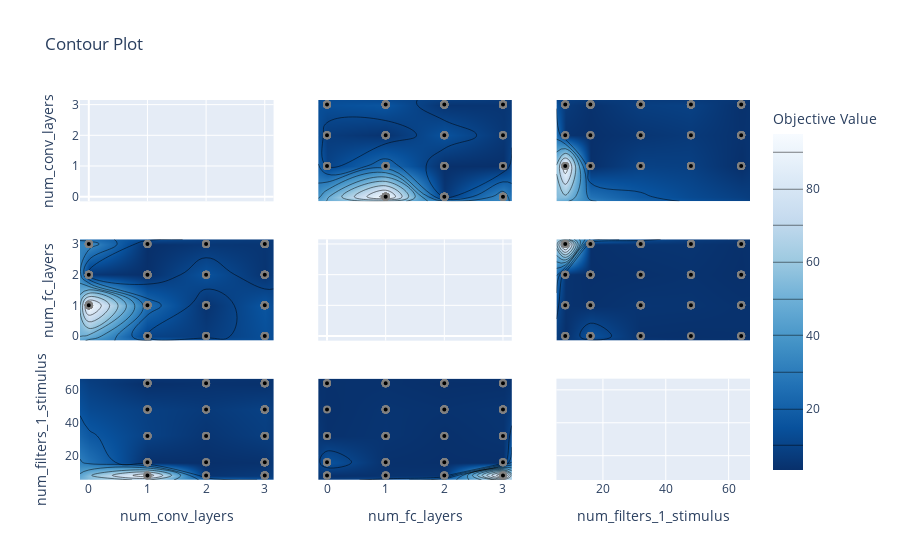

This figure's notebook cell:
### Code cell
from optuna.visualization import plot_contour, plot_slice

params=[
    'num_conv_layers',
    'num_fc_layers',
    'num_filters_1_stimulus',
    # 'kernel_size_1_stimulus',
]

plot_contour(study, target=lambda t: t.values[0], params=params)

### Figure 1 — Plotly figure (JSON) as saved in the notebook; plotly's stock layout.template omitted (floating-point values rounded to 4 significant figures; data arrays with more than 128 entries replaced by an {"elided": "..."} marker saying what was removed)
{"data": [{"type": "scatter", "xaxis": "x", "yaxis": "y"}, {"colorbar": {"title": {"text": "Objective Value"}}, "colorscale": [[0, "rgb(247,251,255)"], [0.125, "rgb(222,235,247)"], [0.25, "rgb(198,219,239)"], [0.375, "rgb(158,202,225)"], [0.5, "rgb(107,174,214)"], [0.625, "rgb(66,146,198)"], [0.75, "rgb(33,113,181)"], [0.875, "rgb(8,81,156)"], [1, "rgb(8,48,107)"]], "connectgaps": true, "contours": {"coloring": "heatmap"}, "hoverinfo": "none", "line": {"smoothing": 1.3}, "reversescale": true, "showscale": true, "type": "contour", "x": [-0.15, 0, 1, 2, 3, 3.15], "xaxis": "x4", "y": [-0.15, 0, 1, 2, 3, 3.15], "yaxis": "y4", "z": [[null, null, null, null, null, null], [null, null, 9.932, 7.278, 13.89, null], [null, 94.95, 24.77, 4.383, 16.09, null], [null, 5.786, 3.371, 15.06, 4.695, null], [null, 35.67, 3.298, 5.858, 5.217, null], [null, null, null, null, null, null]]}, {"marker": {"color": "black", "line": {"color": "Gray", "width": 2}}, "mode": "markers", "name": "Feasible Trial", "showlegend": false, "type": "scatter", "x": {"elided": "150 int values"}, "xaxis": "x4", "y": {"elided": "150 int values"}, "yaxis": "y4"}, {"colorbar": {"title": {"text": "Objective Value"}}, "colorscale": [[0, "rgb(247,251,255)"], [0.125, "rgb(222,235,247)"], [0.25, "rgb(198,219,239)"], [0.375, "rgb(158,202,225)"], [0.5, "rgb(107,174,214)"], [0.625, "rgb(66,146,198)"], [0.75, "rgb(33,113,181)"], [0.875, "rgb(8,81,156)"], [1, "rgb(8,48,107)"]], "connectgaps": true, "contours": {"coloring": "heatmap"}, "hoverinfo": "none", "line": {"smoothing": 1.3}, "reversescale": true, "showscale": false, "type": "contour", "x": [-0.15, 0, 1, 2, 3, 3.15], "xaxis": "x7", "y": [5.2, 8, 16, 32, 48, 64, 66.8], "yaxis": "y7", "z": [[null, null, null, null, null, null], [null, null, 335.5, 7.278, 16.09, null], [null, null, 3.371, 2.956, 5.217, null], [null, null, 24.77, 9.423, 20.37, null], [null, null, 22.58, 15.06, 24.06, null], [null, null, 2.906, 5.858, 4.695, null], [null, null, null, null, null, null]]}, {"marker": {"color": "black", "line": {"color": "Gray", "width": 2}}, "mode": "markers", "name": "Feasible Trial", "showlegend": false, "type": "scatter", "x": [3, 3, 2, 1, 2, 1, 3, 3, 2, 2, 3, 2, 3, 1, 2, 3, 1, 3, 2, 1, 2, 1, 1, 3, 3, 2, 3, 1, 3, 1, 3, 1, 3, 3, 2, 1, 2, 2, 2, 3, 3, 3, 3, 1, 1, 2, 3, 3, 3, 2, 3, 3, 3, 3, 3, 3, 2, 1, 3, 2, 1, 1, 3, 3, 2, 3, 1, 1, 3, 1, 1, 1, 1, 3, 2, 3, 2, 3, 3, 2, 1, 3, 2, 3, 1, 3, 1, 3, 3, 2, 3, 2, 3, 1, 3, 3, 2, 1, 1, 1, 1, 3, 3, 1, 3, 1, 2, 3, 3, 3, 3], "xaxis": "x7", "y": [32, 48, 64, 16, 32, 48, 32, 8, 16, 48, 48, 48, 32, 8, 32, 32, 32, 48, 32, 48, 64, 48, 48, 64, 64, 64, 48, 64, 16, 16, 16, 16, 8, 64, 64, 32, 16, 8, 64, 64, 32, 32, 16, 8, 32, 64, 16, 48, 16, 32, 64, 16, 8, 64, 48, 16, 32, 48, 16, 48, 64, 8, 32, 32, 16, 16, 48, 16, 16, 64, 16, 16, 32, 8, 64, 8, 48, 64, 48, 64, 16, 48, 32, 16, 64, 64, 64, 48, 8, 64, 16, 48, 16, 64, 64, 32, 8, 64, 32, 16, 48, 8, 8, 32, 32, 32, 8, 48, 48, 32, 16], "yaxis": "y7"}, {"colorbar": {"title": {"text": "Objective Value"}}, "colorscale": [[0, "rgb(247,251,255)"], [0.125, "rgb(222,235,247)"], [0.25, "rgb(198,219,239)"], [0.375, "rgb(158,202,225)"], [0.5, "rgb(107,174,214)"], [0.625, "rgb(66,146,198)"], [0.75, "rgb(33,113,181)"], [0.875, "rgb(8,81,156)"], [1, "rgb(8,48,107)"]], "connectgaps": true, "contours": {"coloring": "heatmap"}, "hoverinfo": "none", "line": {"smoothing": 1.3}, "reversescale": true, "showscale": false, "type": "contour", "x": [-0.15, 0, 1, 2, 3, 3.15], "xaxis": "x2", "y": [-0.15, 0, 1, 2, 3, 3.15], "yaxis": "y2", "z": [[null, null, null, null, null, null], [null, null, 94.95, 5.786, 35.67, null], [null, 9.932, 24.77, 3.371, 3.298, null], [null, 7.278, 4.383, 15.06, 5.858, null], [null, 13.89, 16.09, 4.695, 5.217, null], [null, null, null, null, null, null]]}, {"marker": {"color": "black", "line": {"color": "Gray", "width": 2}}, "mode": "markers", "name": "Feasible Trial", "showlegend": false, "type": "scatter", "x": {"elided": "150 int values"}, "xaxis": "x2", "y": {"elided": "150 int values"}, "yaxis": "y2"}, {"type": "scatter", "xaxis": "x5", "yaxis": "y5"}, {"colorbar": {"title": {"text": "Objective Value"}}, "colorscale": [[0, "rgb(247,251,255)"], [0.125, "rgb(222,235,247)"], [0.25, "rgb(198,219,239)"], [0.375, "rgb(158,202,225)"], [0.5, "rgb(107,174,214)"], [0.625, "rgb(66,146,198)"], [0.75, "rgb(33,113,181)"], [0.875, "rgb(8,81,156)"], [1, "rgb(8,48,107)"]], "connectgaps": true, "contours": {"coloring": "heatmap"}, "hoverinfo": "none", "line": {"smoothing": 1.3}, "reversescale": true, "showscale": false, "type": "contour", "x": [-0.15, 0, 1, 2, 3, 3.15], "xaxis": "x8", "y": [5.2, 8, 16, 32, 48, 64, 66.8], "yaxis": "y8", "z": [[null, null, null, null, null, null], [null, 7.278, 16.09, 20.03, 1233.0, null], [null, 166.1, 8.377, 3.371, 5.217, null], [null, 10.26, 24.77, 6.865, 20.37, null], [null, 6.34, 22.58, 15.06, 24.06, null], [null, 9.932, 12.69, 2.906, 5.858, null], [null, null, null, null, null, null]]}, {"marker": {"color": "black", "line": {"color": "Gray", "width": 2}}, "mode": "markers", "name": "Feasible Trial", "showlegend": false, "type": "scatter", "x": [3, 1, 1, 1, 3, 1, 0, 0, 1, 3, 1, 3, 1, 0, 0, 0, 2, 3, 2, 0, 1, 1, 2, 1, 3, 2, 2, 1, 2, 1, 0, 3, 3, 3, 2, 0, 0, 2, 1, 0, 3, 1, 3, 2, 3, 0, 0, 2, 1, 3, 3, 3, 1, 1, 3, 0, 3, 3, 2, 2, 2, 0, 1, 2, 2, 1, 2, 2, 1, 2, 0, 0, 1, 2, 0, 3, 1, 2, 2, 1, 2, 2, 1, 2, 0, 1, 2, 1, 2, 3, 3, 2, 2, 2, 2, 1, 1, 2, 3, 2, 1, 1, 1, 1, 3, 1, 0, 3, 3, 3, 3], "xaxis": "x8", "y": [32, 48, 64, 16, 32, 48, 32, 8, 16, 48, 48, 48, 32, 8, 32, 32, 32, 48, 32, 48, 64, 48, 48, 64, 64, 64, 48, 64, 16, 16, 16, 16, 8, 64, 64, 32, 16, 8, 64, 64, 32, 32, 16, 8, 32, 64, 16, 48, 16, 32, 64, 16, 8, 64, 48, 16, 32, 48, 16, 48, 64, 8, 32, 32, 16, 16, 48, 16, 16, 64, 16, 16, 32, 8, 64, 8, 48, 64, 48, 64, 16, 48, 32, 16, 64, 64, 64, 48, 8, 64, 16, 48, 16, 64, 64, 32, 8, 64, 32, 16, 48, 8, 8, 32, 32, 32, 8, 48, 48, 32, 16], "yaxis": "y8"}, {"colorbar": {"title": {"text": "Objective Value"}}, "colorscale": [[0, "rgb(247,251,255)"], [0.125, "rgb(222,235,247)"], [0.25, "rgb(198,219,239)"], [0.375, "rgb(158,202,225)"], [0.5, "rgb(107,174,214)"], [0.625, "rgb(66,146,198)"], [0.75, "rgb(33,113,181)"], [0.875, "rgb(8,81,156)"], [1, "rgb(8,48,107)"]], "connectgaps": true, "contours": {"coloring": "heatmap"}, "hoverinfo": "none", "line": {"smoothing": 1.3}, "reversescale": true, "showscale": false, "type": "contour", "x": [5.2, 8, 16, 32, 48, 64, 66.8], "xaxis": "x3", "y": [-0.15, 0, 1, 2, 3, 3.15], "yaxis": "y3", "z": [[null, null, null, null, null, null, null], [null, null, null, null, null, null, null], [null, 335.5, 3.371, 24.77, 22.58, 2.906, null], [null, 7.278, 2.956, 9.423, 15.06, 5.858, null], [null, 16.09, 5.217, 20.37, 24.06, 4.695, null], [null, null, null, null, null, null, null]]}, {"marker": {"color": "black", "line": {"color": "Gray", "width": 2}}, "mode": "markers", "name": "Feasible Trial", "showlegend": false, "type": "scatter", "x": [32, 48, 64, 16, 32, 48, 32, 8, 16, 48, 48, 48, 32, 8, 32, 32, 32, 48, 32, 48, 64, 48, 48, 64, 64, 64, 48, 64, 16, 16, 16, 16, 8, 64, 64, 32, 16, 8, 64, 64, 32, 32, 16, 8, 32, 64, 16, 48, 16, 32, 64, 16, 8, 64, 48, 16, 32, 48, 16, 48, 64, 8, 32, 32, 16, 16, 48, 16, 16, 64, 16, 16, 32, 8, 64, 8, 48, 64, 48, 64, 16, 48, 32, 16, 64, 64, 64, 48, 8, 64, 16, 48, 16, 64, 64, 32, 8, 64, 32, 16, 48, 8, 8, 32, 32, 32, 8, 48, 48, 32, 16], "xaxis": "x3", "y": [3, 3, 2, 1, 2, 1, 3, 3, 2, 2, 3, 2, 3, 1, 2, 3, 1, 3, 2, 1, 2, 1, 1, 3, 3, 2, 3, 1, 3, 1, 3, 1, 3, 3, 2, 1, 2, 2, 2, 3, 3, 3, 3, 1, 1, 2, 3, 3, 3, 2, 3, 3, 3, 3, 3, 3, 2, 1, 3, 2, 1, 1, 3, 3, 2, 3, 1, 1, 3, 1, 1, 1, 1, 3, 2, 3, 2, 3, 3, 2, 1, 3, 2, 3, 1, 3, 1, 3, 3, 2, 3, 2, 3, 1, 3, 3, 2, 1, 1, 1, 1, 3, 3, 1, 3, 1, 2, 3, 3, 3, 3], "yaxis": "y3"}, {"colorbar": {"title": {"text": "Objective Value"}}, "colorscale": [[0, "rgb(247,251,255)"], [0.125, "rgb(222,235,247)"], [0.25, "rgb(198,219,239)"], [0.375, "rgb(158,202,225)"], [0.5, "rgb(107,174,214)"], [0.625, "rgb(66,146,198)"], [0.75, "rgb(33,113,181)"], [0.875, "rgb(8,81,156)"], [1, "rgb(8,48,107)"]], "connectgaps": true, "contours": {"coloring": "heatmap"}, "hoverinfo": "none", "line": {"smoothing": 1.3}, "reversescale": true, "showscale": false, "type": "contour", "x": [5.2, 8, 16, 32, 48, 64, 66.8], "xaxis": "x6", "y": [-0.15, 0, 1, 2, 3, 3.15], "yaxis": "y6", "z": [[null, null, null, null, null, null, null], [null, 7.278, 166.1, 10.26, 6.34, 9.932, null], [null, 16.09, 8.377, 24.77, 22.58, 12.69, null], [null, 20.03, 3.371, 6.865, 15.06, 2.906, null], [null, 1233.0, 5.217, 20.37, 24.06, 5.858, null], [null, null, null, null, null, null, null]]}, {"marker": {"color": "black", "line": {"color": "Gray", "width": 2}}, "mode": "markers", "name": "Feasible Trial", "showlegend": false, "type": "scatter", "x": [32, 48, 64, 16, 32, 48, 32, 8, 16, 48, 48, 48, 32, 8, 32, 32, 32, 48, 32, 48, 64, 48, 48, 64, 64, 64, 48, 64, 16, 16, 16, 16, 8, 64, 64, 32, 16, 8, 64, 64, 32, 32, 16, 8, 32, 64, 16, 48, 16, 32, 64, 16, 8, 64, 48, 16, 32, 48, 16, 48, 64, 8, 32, 32, 16, 16, 48, 16, 16, 64, 16, 16, 32, 8, 64, 8, 48, 64, 48, 64, 16, 48, 32, 16, 64, 64, 64, 48, 8, 64, 16, 48, 16, 64, 64, 32, 8, 64, 32, 16, 48, 8, 8, 32, 32, 32, 8, 48, 48, 32, 16], "xaxis": "x6", "y": [3, 1, 1, 1, 3, 1, 0, 0, 1, 3, 1, 3, 1, 0, 0, 0, 2, 3, 2, 0, 1, 1, 2, 1, 3, 2, 2, 1, 2, 1, 0, 3, 3, 3, 2, 0, 0, 2, 1, 0, 3, 1, 3, 2, 3, 0, 0, 2, 1, 3, 3, 3, 1, 1, 3, 0, 3, 3, 2, 2, 2, 0, 1, 2, 2, 1, 2, 2, 1, 2, 0, 0, 1, 2, 0, 3, 1, 2, 2, 1, 2, 2, 1, 2, 0, 1, 2, 1, 2, 3, 3, 2, 2, 2, 2, 1, 1, 2, 3, 2, 1, 1, 1, 1, 3, 1, 0, 3, 3, 3, 3], "yaxis": "y6"}, {"type": "scatter", "xaxis": "x9", "yaxis": "y9"}], "layout": {"title": {"text": "Contour Plot"}, "xaxis": {"anchor": "y", "domain": [0, 0.2889], "matches": "x7", "range": [-0.15, 3.15], "showticklabels": false}, "xaxis2": {"anchor": "y2", "domain": [0.3556, 0.6444], "matches": "x8", "range": [-0.15, 3.15], "showticklabels": false}, "xaxis3": {"anchor": "y3", "domain": [0.7111, 1], "matches": "x9", "range": [5.2, 66.8], "showticklabels": false}, "xaxis4": {"anchor": "y4", "domain": [0, 0.2889], "matches": "x7", "range": [-0.15, 3.15], "showticklabels": false}, "xaxis5": {"anchor": "y5", "domain": [0.3556, 0.6444], "matches": "x8", "range": [-0.15, 3.15], "showticklabels": false}, "xaxis6": {"anchor": "y6", "domain": [0.7111, 1], "matches": "x9", "range": [5.2, 66.8], "showticklabels": false}, "xaxis7": {"anchor": "y7", "domain": [0, 0.2889], "range": [-0.15, 3.15], "title": {"text": "num_conv_layers"}}, "xaxis8": {"anchor": "y8", "domain": [0.3556, 0.6444], "range": [-0.15, 3.15], "title": {"text": "num_fc_layers"}}, "xaxis9": {"anchor": "y9", "domain": [0.7111, 1], "range": [5.2, 66.8], "title": {"text": "num_filters_1_stimulus"}}, "yaxis": {"anchor": "x", "domain": [0.7333, 1], "range": [-0.15, 3.15], "title": {"text": "num_conv_layers"}}, "yaxis2": {"anchor": "x2", "domain": [0.7333, 1], "matches": "y", "range": [-0.15, 3.15], "showticklabels": false}, "yaxis3": {"anchor": "x3", "domain": [0.7333, 1], "matches": "y", "range": [-0.15, 3.15], "showticklabels": false}, "yaxis4": {"anchor": "x4", "domain": [0.3667, 0.6333], "range": [-0.15, 3.15], "title": {"text": "num_fc_layers"}}, "yaxis5": {"anchor": "x5", "domain": [0.3667, 0.6333], "matches": "y4", "range": [-0.15, 3.15], "showticklabels": false}, "yaxis6": {"anchor": "x6", "domain": [0.3667, 0.6333], "matches": "y4", "range": [-0.15, 3.15], "showticklabels": false}, "yaxis7": {"anchor": "x7", "domain": [0, 0.2667], "range": [5.2, 66.8], "title": {"text": "num_filters_1_stimulus"}}, "yaxis8": {"anchor": "x8", "domain": [0, 0.2667], "matches": "y7", "range": [5.2, 66.8], "showticklabels": false}, "yaxis9": {"anchor": "x9", "domain": [0, 0.2667], "matches": "y7", "range": [5.2, 66.8], "showticklabels": false}}}
